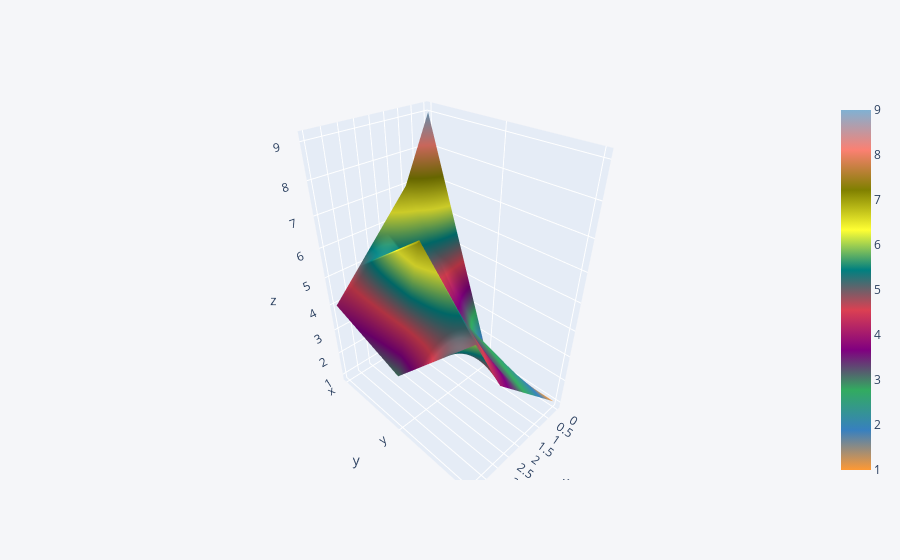

The notebook cell saved with this chart:
### Code cell
df1.iplot(kind='surface')

### Figure 1 — Plotly figure (JSON) as saved in the notebook; plotly's stock layout.template omitted (floating-point values rounded to 4 significant figures)
{"data": [{"colorscale": [[0, "rgb(255, 153, 51)"], [0.1111, "rgb(55, 128, 191)"], [0.2222, "rgb(50, 171, 96)"], [0.3333, "rgb(128, 0, 128)"], [0.4444, "rgb(219, 64, 82)"], [0.5556, "rgb(0, 128, 128)"], [0.6667, "rgb(255, 255, 51)"], [0.7778, "rgb(128, 128, 0)"], [0.8889, "rgb(251, 128, 114)"], [1, "rgb(128, 177, 211)"]], "type": "surface", "x": [0, 1, 2, 3, 4], "y": ["x", "y", "z"], "z": [[9, 7, 6, 5, 4], [1, 3, 4, 7, 3], [1, 2, 3, 4, 6]]}], "layout": {"legend": {"bgcolor": "#F5F6F9", "font": {"color": "#4D5663"}}, "paper_bgcolor": "#F5F6F9", "plot_bgcolor": "#F5F6F9", "title": {"font": {"color": "#4D5663"}}, "xaxis": {"gridcolor": "#E1E5ED", "showgrid": true, "tickfont": {"color": "#4D5663"}, "title": {"font": {"color": "#4D5663"}, "text": ""}, "zerolinecolor": "#E1E5ED"}, "yaxis": {"gridcolor": "#E1E5ED", "showgrid": true, "tickfont": {"color": "#4D5663"}, "title": {"font": {"color": "#4D5663"}, "text": ""}, "zerolinecolor": "#E1E5ED"}}}
